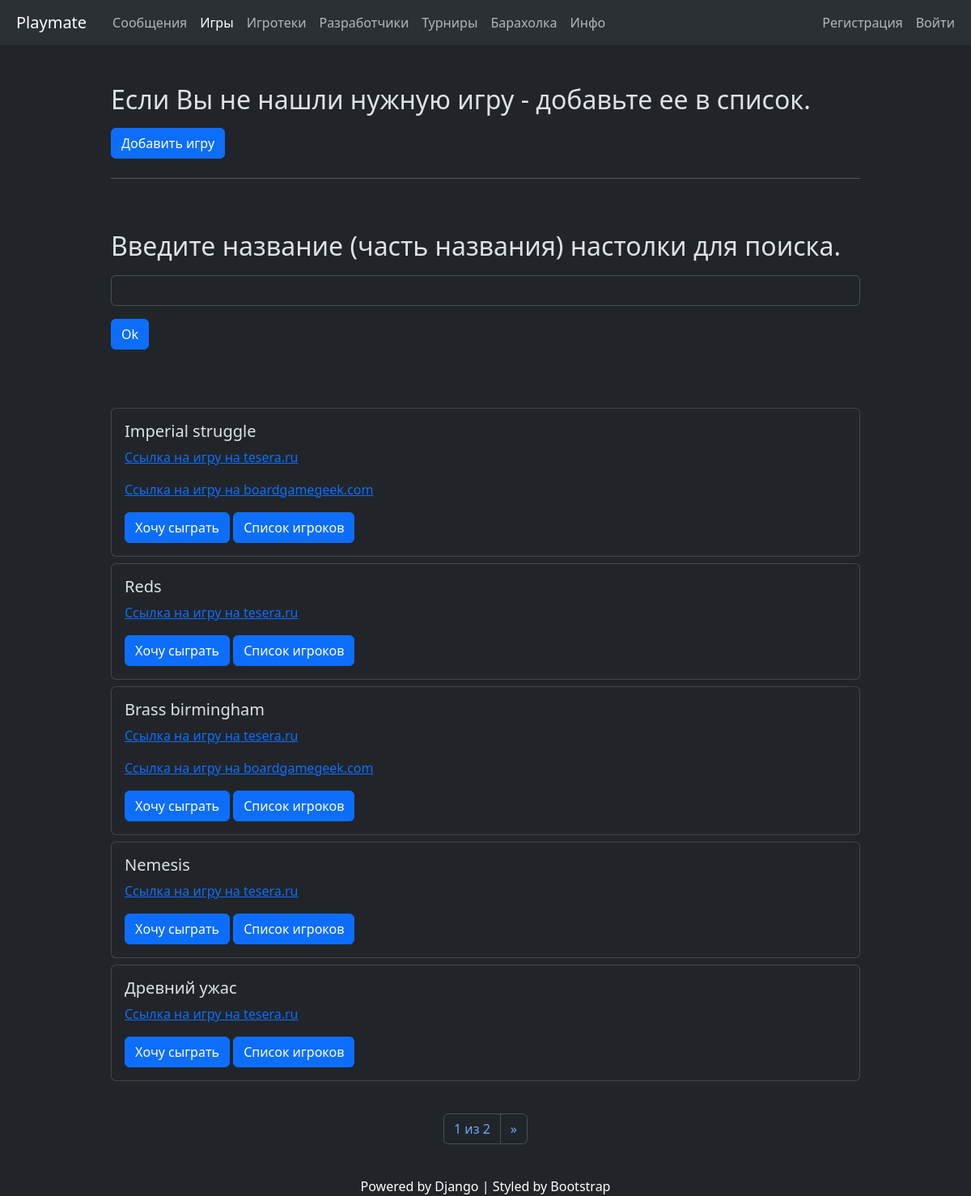
Screenshot of /main_app/games/ with the database file from the repository.
### main_app/models.py (models this page shows, shortened)
class BoardGame(models.Model):
    title = models.CharField(verbose_name='Название игры',
                             blank=False,
                             null=False,
                             max_length=100)
    url_tesera = models.URLField(verbose_name='Ссылка на игру на сайте tesera.ru',
                                 blank=True,
                                 null=True,
                                 max_length=200)
    url_bgg = models.URLField(verbose_name='Ссылка на игру на сайте boardgamegeek.com',
                              blank=True,
                              null=True,
                              max_length=100)
    created_at = models.DateTimeField(auto_now_add=True)
    updated_at = models.DateTimeField(auto_now=True)
    created_by = models.ForeignKey(User,
                                   related_name='created_games',
                                   on_delete=models.SET_NULL,
                                   null=True)
    players= models.ManyToManyField(User,
                                    related_name='liked_games')
    class Meta:
        indexes = [
            models.Index(fields=['title'])
        ]
        ordering = ['title']
        verbose_name = 'Настолка'
        verbose_name_plural = 'Настолки'

### main_app/views.py (the view)
class BoardGamesView(ListView):
    model = BoardGame
    template_name = 'main_app/board_games.html'
    context_object_name = 'board_games'
    paginate_by = 5
    def get_queryset(self):
        queryset = super().get_queryset()
        title = self.request.GET.get('title')
        if title:
            title = title.strip().lower()
            queryset = queryset.filter(title__icontains=title)
        return queryset

### main_app/templatetags/active_page.py (called while the page is built)
@register.simple_tag
def active_url(request, path_name, *args, **kwargs):
    try:
        url = reverse(path_name, args=args, kwargs=kwargs)
        if url == request.path:
            return 'active'
    except NoReverseMatch:
        pass
    return ''

### templates/main_app/board_games.html (shortened to what this page needs)
{% extends 'base.html' %}
{% load django_bootstrap5 %}
{% block content %}
<div class="container-sm mt-5">
    <div class="row pb-5 justify-content-center">
        <div class="col col-lg-10">
            <h2> Если Вы не нашли нужную игру - добавьте ее в список. </h2>
            <a href="{% url 'main:create_game' %}" class="btn btn-primary my-2">Добавить игру</a>
            <hr>
        </div>
    </div>
    <div class="row pb-5 justify-content-center">
        <div class="col col-lg-10">
            <h2>Введите название (часть названия) настолки для поиска.</h2>
            <form method="get" class="form">
                <div class="my-3">
                    <input type="text" class="form-control" name="title">
                </div>
                <button type="submit" class="btn btn-primary">Ok</button>
            </form>
        </div>
    </div>
    <div class="row justify-content-center">
        <div class="col col-lg-10">
            {% for game in board_games %}
                <div class="card mt-2">
                    <div class="card-body">
                        <h5 class="card-title">{{ game.title|capfirst }}</h5>
                        <div class="card-text">
                            {% if game.url_tesera %}
                            <p><a class="link-primary"
                                  href="{{ game.url_tesera }}">Ссылка на игру на tesera.ru</a></p>
                            {% endif %}
                            {% if game.url_bgg %}
                            <p><a class="link-primary"
                                  href="{{ game.url_bgg }}">Ссылка на игру на boardgamegeek.com</a></p>
                            {% endif %}
                        </div>
                        <a href="{% url 'main:add_liked_game' game.pk %}" class="btn btn-primary">Хочу сыграть</a>
                        <a href="{% url 'main:game' game.pk %}" class="btn btn-primary">Список игроков</a>
                    </div>
                </div>
            {% empty %}
                <p>Пока игр нет.</p>
            {% endfor %}
        </div>
    </div>
</div>
{% endblock %}

### rows the page displays
BoardGame: title "Imperial struggle"
BoardGame: title "Reds"
BoardGame: title "Brass birmingham"
BoardGame: title "Nemesis"
BoardGame: title "Древний ужас"

### other values shown
{{ page_obj.number }} "1"
{{ page_obj.paginator.num_pages }} "2"
